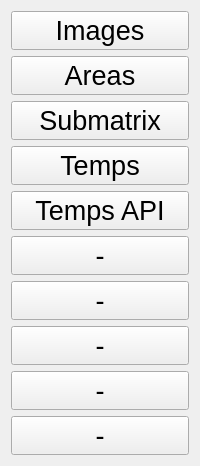
            <widget class="QWidget" name="page_9">
             <layout class="QVBoxLayout" name="verticalLayout_19">
              <item>
               <widget class="QPushButton" name="t1_7">
                <property name="font">
                 <font>
                  <pointsize>20</pointsize>
                 </font>
                </property>
                <property name="text">
                 <string>Images</string>
                </property>
               </widget>
              </item>
              <item>
               <widget class="QPushButton" name="t2_7">
                <property name="font">
                 <font>
                  <pointsize>20</pointsize>
                 </font>
                </property>
                <property name="text">
                 <string>Areas</string>
                </property>
               </widget>
              </item>
              <item>
               <widget class="QPushButton" name="t3_7">
                <property name="font">
                 <font>
                  <pointsize>20</pointsize>
                 </font>
                </property>
                <property name="text">
                 <string>Submatrix</string>
                </property>
               </widget>
              </item>
              <item>
               <widget class="QPushButton" name="t4_7">
                <property name="font">
                 <font>
                  <pointsize>20</pointsize>
                 </font>
                </property>
                <property name="text">
                 <string>Temps</string>
                </property>
               </widget>
              </item>
              <item>
               <widget class="QPushButton" name="t5_7">
                <property name="font">
                 <font>
                  <pointsize>20</pointsize>
                 </font>
                </property>
                <property name="text">
                 <string>Temps API</string>
                </property>
               </widget>
              </item>
              <item>
               <widget class="QPushButton" name="t6_7">
                <property name="font">
                 <font>
                  <pointsize>20</pointsize>
                 </font>
                </property>
                <property name="text">
                 <string>-</string>
                </property>
               </widget>
              </item>
              <item>
               <widget class="QPushButton" name="t7_7">
                <property name="font">
                 <font>
                  <pointsize>20</pointsize>
                 </font>
                </property>
                <property name="text">
                 <string>-</string>
                </property>
               </widget>
              </item>
              <item>
               <widget class="QPushButton" name="t8_7">
                <property name="font">
                 <font>
                  <pointsize>20</pointsize>
                 </font>
                </property>
                <property name="styleSheet">
                 <string notr="true"/>
                </property>
                <property name="text">
                 <string>-</string>
                </property>
               </widget>
              </item>
              <item>
               <widget class="QPushButton" name="t9_7">
                <property name="font">
                 <font>
                  <pointsize>20</pointsize>
                 </font>
                </property>
                <property name="text">
                 <string>-</string>
                </property>
               </widget>
              </item>
              <item>
               <widget class="QPushButton" name="t10_7">
                <property name="font">
                 <font>
                  <pointsize>20</pointsize>
                 </font>
                </property>
                <property name="text">
                 <string>-</string>
                </property>
               </widget>
              </item>
             </layout>
            </widget>
